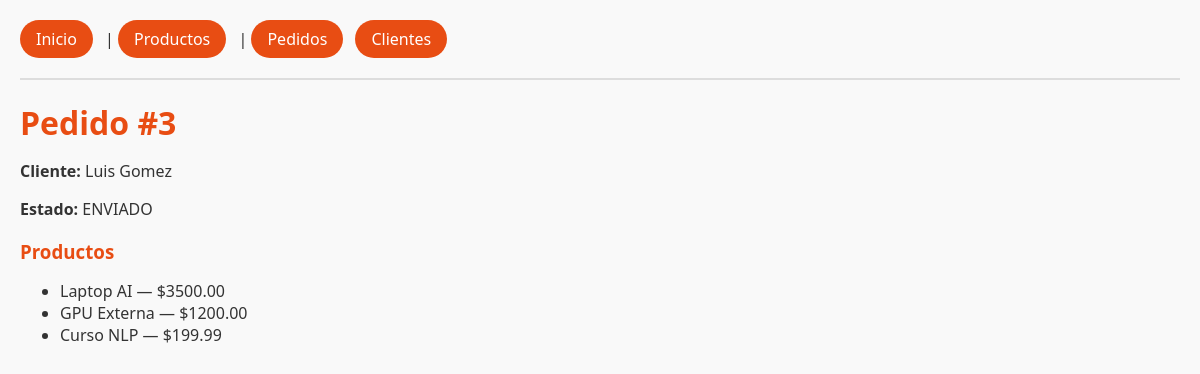
The app's page /pedidos/3/ with its own data.
### tienda/models.py (models this page shows, shortened)
class Pedido(models.Model):
    ESTADOS = [
        ("CREADO", "Creado"),
        ("PAGADO", "Pagado"),
        ("ENVIADO", "Enviado"),
        ("CERRADO", "Cerrado"),
    ]
    cliente = models.ForeignKey(
        Cliente, on_delete=models.CASCADE, related_name="pedidos"
    )
    productos = models.ManyToManyField(Producto, related_name="pedidos")
    estado = models.CharField(max_length=10, choices=ESTADOS, default="CREADO")
    fecha = models.DateTimeField(auto_now_add=True)

class Cliente(models.Model):
    nombre = models.CharField(max_length=120)
    correo = models.EmailField(unique=True)
    fecha_registro = models.DateTimeField(auto_now_add=True)
    activo = models.BooleanField(default=True)

class Producto(models.Model):
    nombre = models.CharField(max_length=100)
    descripcion = models.TextField()
    precio = models.DecimalField(max_digits=8, decimal_places=2)

### tienda/views.py (the view)
# urls.py: path("pedidos/<int:pk>/", views.detalle_pedido, name="detalle_pedido"),
def detalle_pedido(request, pk):
    pedido = get_object_or_404(
        Pedido.objects.select_related("cliente").prefetch_related("productos"), pk=pk
    )
    return render(request, "tienda/detalle_pedido.html", {"pedido": pedido})

### tienda/templates/tienda/detalle_pedido.html (shortened to what this page needs)
{% extends "tienda/base.html" %}
{% block content %}
  <h1>Pedido #{{ pedido.id }}</h1>
  <p><strong>Cliente:</strong> {{ pedido.cliente.nombre }}</p>
  <p><strong>Estado:</strong> {{ pedido.estado }}</p>
  <h3>Productos</h3>
  <ul>
    {% for pr in pedido.productos.all %}
      <li>{{ pr.nombre }} — ${{ pr.precio|floatformat:2 }}</li>
    {% endfor %}
  </ul>
{% endblock %}

### tienda/static/css/main.css (style rules this page uses)
body { font-family: 'Segoe UI', sans-serif; margin: 20px; background-color: #f9f9f9; color: #333; }
h1, h2, h3 { color: #e84d13; margin-bottom: 15px; }

### records on screen
Pedido: id "3", cliente.nombre "Luis Gomez", estado "ENVIADO"
Producto: nombre "Laptop AI", precio "3500.00"
Producto: nombre "GPU Externa", precio "1200.00"
Producto: nombre "Curso NLP", precio "199.99"
